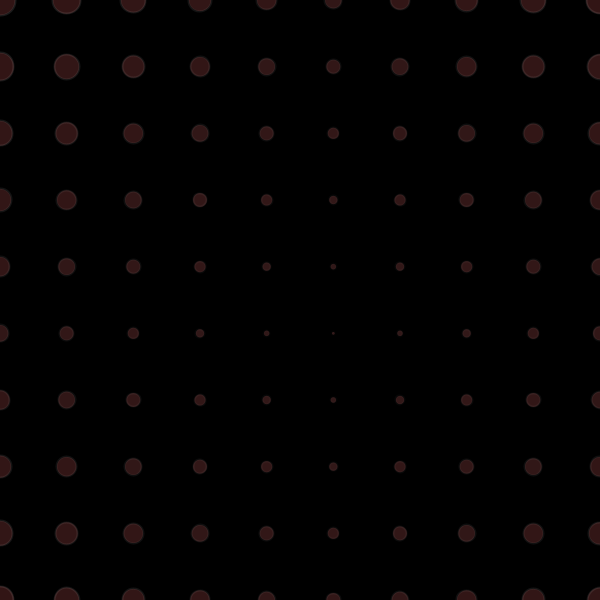
Frame 1 (no input)
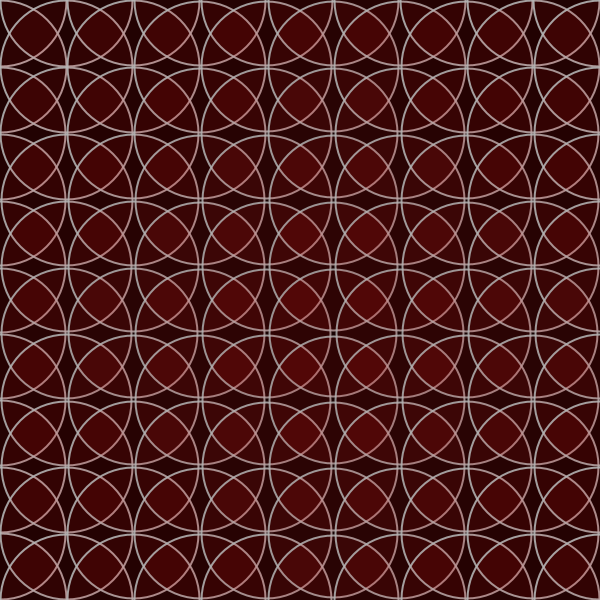
Frame 60 (the mouse pressed at the canvas centre just before this capture)
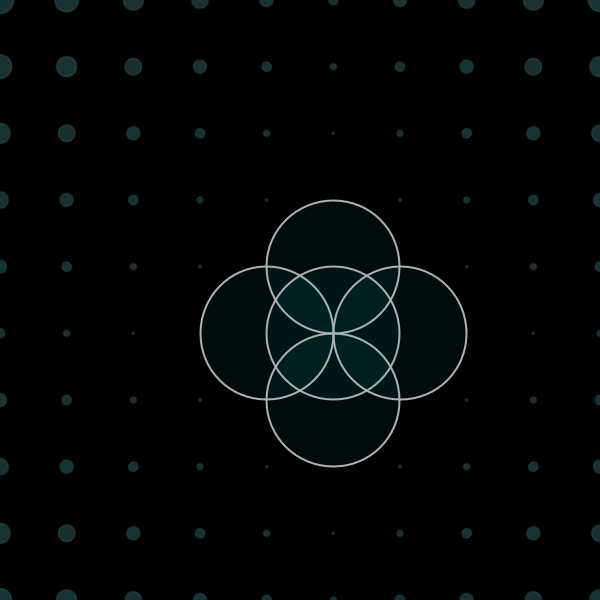
Frame 120 (the mouse held since frame 60 and released just before this capture)

The Processing sketch that drew these frames (run headless with seeded random() and noise(); from frame 60 on, the mouse is pressed at the canvas centre):

// Processing sketch: processing_151381
// ── processing_151381.pde

/*
 * Creative Coding
 * Week 2, 06 - Moving Patterns 2
 * by Indae Hwang and Jon McCormack
 * Copyright (c) 2014 Monash University
 *
 * Similar to the previous sketch, this sketch draws a grid of oscillating circles. Each circle has a "lifetime"
 * over which it grows and changes intensity and opacity. At the end of each lifetime the circle begins again.
 * Pressing the left and right arrow keys changes the lifetime of all the circles globally.
 * 
 * My Variation
 * click canvas to change framerate
 * press space to pause / restart
 *
 * color is controlled through the x-mouse-position
 */

// variable used to store the current frame rate value
int frame_rate_value;
boolean doLoop = true;     // Loop-Mode

void setup() {
  size(600, 600);
  colorMode(HSB, 360, 100, 100); 

  frame_rate_value = 75;
  background(0); 
}


void draw() {

  background(0);
  
  if(mousePressed){
    frame_rate_value = (int) map(mouseX, 0, width, 2, 120);
    println("Current frame Rate is: " + frame_rate_value);
  }
  
  int num = 10;
  int margin = 0;
  float gutter = 0; //distance between each cell
  float cellsize = ( width - (2 * margin) - gutter * (num - 1) ) / (num - 1);
  
  float cellPos;   
  
  int circleNumber = 0; // counter
  for (int i=0; i<num; i++) {
    for (int j=0; j<num; j++) {
      circleNumber = (i * num) + j; 

      float tx = margin + cellsize * i + gutter * i;
      float ty = margin + cellsize * j + gutter * j;

      cellPos = abs(j - num/2) + abs(i - num/2); 

      movingCircle(tx, ty, cellsize, circleNumber, cellPos);
    }
  }
} //end of draw 


void movingCircle(float x, float y, float size, int offset, float cpos) {
  float circleAge;
  float circlePeriod = (float)frame_rate_value;  
  
  circleAge = (float) ((frameCount + cpos) % (int)circlePeriod) / circlePeriod;
  
  float circleSize = size * 2.0 * sin(circleAge * HALF_PI); 
  
  strokeWeight(2);
  stroke(255, lerp(0, 255,circleAge));
   
  float h = map(mouseX, 0, width, 0, 360);
  fill(h, lerp(50, 100, circleAge), lerp(50, 100, circleAge), lerp(100, 10, circleAge)); 
  
  ellipse(x, y, circleSize, circleSize);
}


/*
 * keyReleased function
 *
 * called automatically by Processing when a keyboard key is released
 */
void keyReleased() {

  if( key == ' '){
    if(doLoop){
      doLoop = false; 
      noLoop(); 
    } else{
      doLoop = true; 
      loop(); 
    }
  }
  
  // right arrow -- increase frame_rate_value
  if (keyCode == RIGHT && frame_rate_value < 120) {
    frame_rate_value++;
  }

  // left arrow -- decrease frame_rate_value
  if ( keyCode == LEFT && frame_rate_value > 2) {
    frame_rate_value--;
  }

  // print the current value on the screen
  println("Current frame Rate is: " + frame_rate_value);
}
